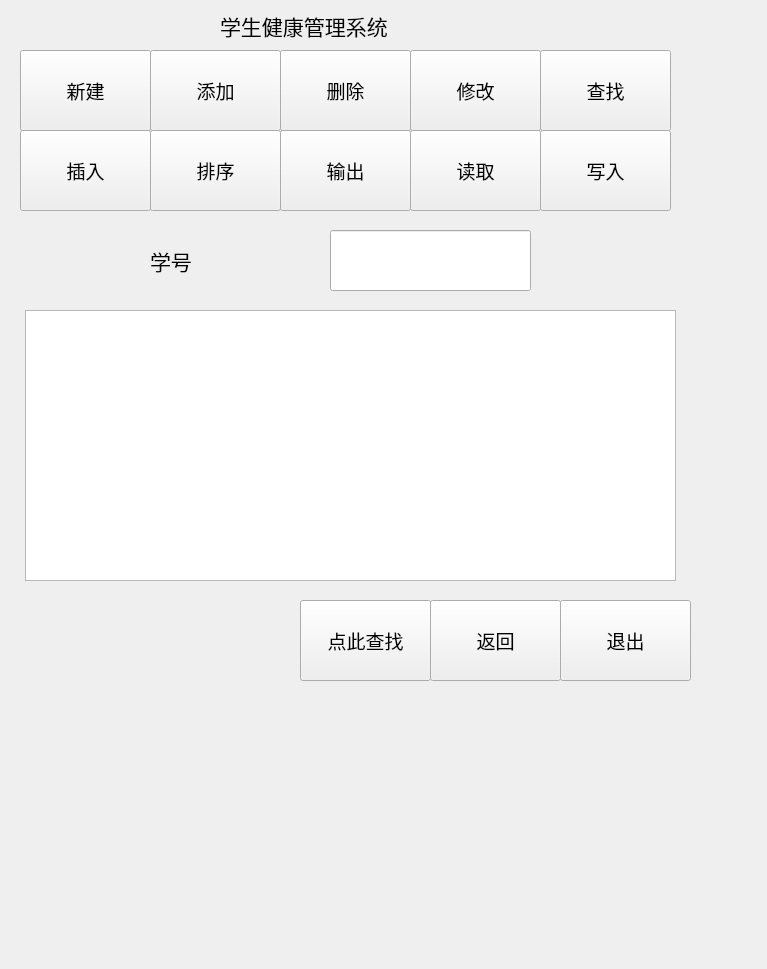
<?xml version="1.0" encoding="UTF-8"?>
<ui version="4.0">
 <class>searchWidget</class>
 <widget class="QWidget" name="searchWidget">
  <property name="geometry">
   <rect>
    <x>0</x>
    <y>0</y>
    <width>767</width>
    <height>969</height>
   </rect>
  </property>
  <property name="windowTitle">
   <string>Form</string>
  </property>
  <widget class="QLineEdit" name="numberLineEdit">
   <property name="geometry">
    <rect>
     <x>330</x>
     <y>230</y>
     <width>201</width>
     <height>61</height>
    </rect>
   </property>
   <property name="font">
    <font>
     <pointsize>16</pointsize>
    </font>
   </property>
  </widget>
  <widget class="QPushButton" name="searchingButton">
   <property name="geometry">
    <rect>
     <x>300</x>
     <y>600</y>
     <width>131</width>
     <height>81</height>
    </rect>
   </property>
   <property name="font">
    <font>
     <pointsize>14</pointsize>
    </font>
   </property>
   <property name="text">
    <string>点此查找</string>
   </property>
  </widget>
  <widget class="QTableWidget" name="tableWidget">
   <property name="geometry">
    <rect>
     <x>25</x>
     <y>310</y>
     <width>651</width>
     <height>271</height>
    </rect>
   </property>
  </widget>
  <widget class="QLabel" name="label">
   <property name="geometry">
    <rect>
     <x>150</x>
     <y>230</y>
     <width>131</width>
     <height>61</height>
    </rect>
   </property>
   <property name="font">
    <font>
     <pointsize>16</pointsize>
    </font>
   </property>
   <property name="text">
    <string>学号</string>
   </property>
  </widget>
  <widget class="QPushButton" name="insertButton">
   <property name="geometry">
    <rect>
     <x>20</x>
     <y>130</y>
     <width>131</width>
     <height>81</height>
    </rect>
   </property>
   <property name="font">
    <font>
     <pointsize>14</pointsize>
    </font>
   </property>
   <property name="text">
    <string>插入</string>
   </property>
  </widget>
  <widget class="QPushButton" name="delButton">
   <property name="geometry">
    <rect>
     <x>280</x>
     <y>50</y>
     <width>131</width>
     <height>81</height>
    </rect>
   </property>
   <property name="font">
    <font>
     <pointsize>14</pointsize>
    </font>
   </property>
   <property name="text">
    <string>删除</string>
   </property>
  </widget>
  <widget class="QPushButton" name="addButton">
   <property name="geometry">
    <rect>
     <x>150</x>
     <y>50</y>
     <width>131</width>
     <height>81</height>
    </rect>
   </property>
   <property name="font">
    <font>
     <pointsize>14</pointsize>
    </font>
   </property>
   <property name="text">
    <string>添加</string>
   </property>
  </widget>
  <widget class="QPushButton" name="rankButton">
   <property name="geometry">
    <rect>
     <x>150</x>
     <y>130</y>
     <width>131</width>
     <height>81</height>
    </rect>
   </property>
   <property name="font">
    <font>
     <pointsize>14</pointsize>
    </font>
   </property>
   <property name="text">
    <string>排序</string>
   </property>
  </widget>
  <widget class="QPushButton" name="searchButton">
   <property name="geometry">
    <rect>
     <x>540</x>
     <y>50</y>
     <width>131</width>
     <height>81</height>
    </rect>
   </property>
   <property name="font">
    <font>
     <pointsize>14</pointsize>
    </font>
   </property>
   <property name="text">
    <string>查找</string>
   </property>
  </widget>
  <widget class="QPushButton" name="writeButton">
   <property name="geometry">
    <rect>
     <x>540</x>
     <y>130</y>
     <width>131</width>
     <height>81</height>
    </rect>
   </property>
   <property name="font">
    <font>
     <pointsize>14</pointsize>
    </font>
   </property>
   <property name="text">
    <string>写入</string>
   </property>
  </widget>
  <widget class="QPushButton" name="changeButton">
   <property name="geometry">
    <rect>
     <x>410</x>
     <y>50</y>
     <width>131</width>
     <height>81</height>
    </rect>
   </property>
   <property name="font">
    <font>
     <pointsize>14</pointsize>
    </font>
   </property>
   <property name="text">
    <string>修改</string>
   </property>
  </widget>
  <widget class="QPushButton" name="listButton">
   <property name="geometry">
    <rect>
     <x>280</x>
     <y>130</y>
     <width>131</width>
     <height>81</height>
    </rect>
   </property>
   <property name="font">
    <font>
     <pointsize>14</pointsize>
    </font>
   </property>
   <property name="text">
    <string>输出</string>
   </property>
  </widget>
  <widget class="QLabel" name="label_2">
   <property name="geometry">
    <rect>
     <x>220</x>
     <y>-40</y>
     <width>311</width>
     <height>131</height>
    </rect>
   </property>
   <property name="font">
    <font>
     <pointsize>16</pointsize>
    </font>
   </property>
   <property name="text">
    <string>学生健康管理系统</string>
   </property>
  </widget>
  <widget class="QPushButton" name="readButton">
   <property name="geometry">
    <rect>
     <x>410</x>
     <y>130</y>
     <width>131</width>
     <height>81</height>
    </rect>
   </property>
   <property name="font">
    <font>
     <pointsize>14</pointsize>
    </font>
   </property>
   <property name="text">
    <string>读取</string>
   </property>
  </widget>
  <widget class="QPushButton" name="establishButton">
   <property name="geometry">
    <rect>
     <x>20</x>
     <y>50</y>
     <width>131</width>
     <height>81</height>
    </rect>
   </property>
   <property name="font">
    <font>
     <pointsize>14</pointsize>
    </font>
   </property>
   <property name="text">
    <string>新建</string>
   </property>
  </widget>
  <widget class="QPushButton" name="returnButton">
   <property name="geometry">
    <rect>
     <x>430</x>
     <y>600</y>
     <width>131</width>
     <height>81</height>
    </rect>
   </property>
   <property name="font">
    <font>
     <pointsize>14</pointsize>
    </font>
   </property>
   <property name="text">
    <string>返回</string>
   </property>
  </widget>
  <widget class="QPushButton" name="exitButton">
   <property name="geometry">
    <rect>
     <x>560</x>
     <y>600</y>
     <width>131</width>
     <height>81</height>
    </rect>
   </property>
   <property name="font">
    <font>
     <pointsize>14</pointsize>
    </font>
   </property>
   <property name="text">
    <string>退出</string>
   </property>
  </widget>
 </widget>
 <resources/>
 <connections/>
</ui>
